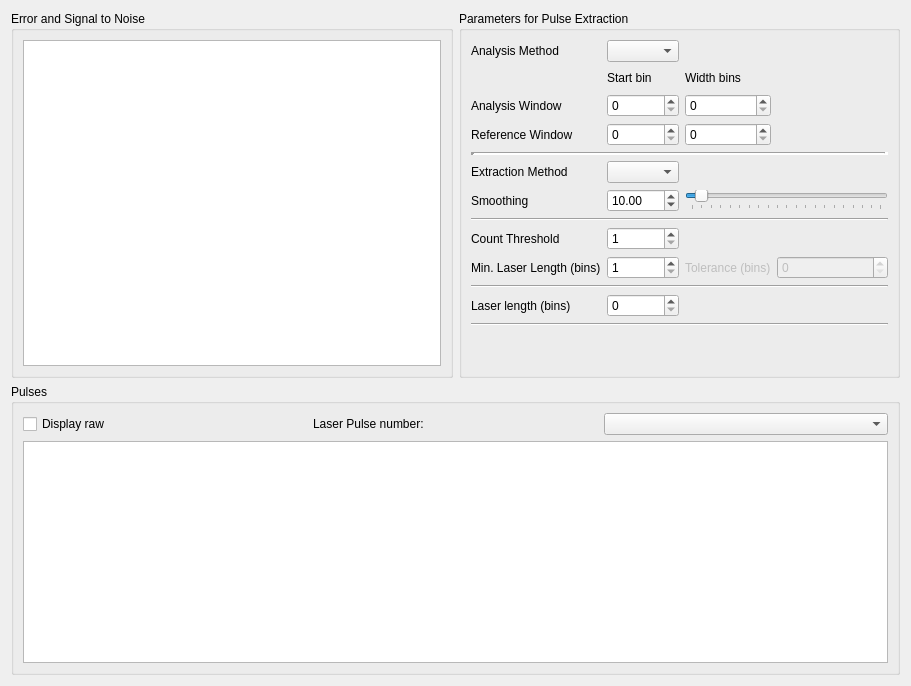
<?xml version="1.0" encoding="UTF-8"?>
<ui version="4.0">
 <class>pe</class>
 <widget class="QWidget" name="pe">
  <property name="geometry">
   <rect>
    <x>0</x>
    <y>0</y>
    <width>911</width>
    <height>686</height>
   </rect>
  </property>
  <property name="windowTitle">
   <string>Form</string>
  </property>
  <layout class="QGridLayout" name="gridLayout">
   <item row="0" column="0">
    <widget class="QGroupBox" name="groupBox_11">
     <property name="title">
      <string>Error and Signal to Noise</string>
     </property>
     <layout class="QGridLayout" name="gridLayout_27">
      <item row="0" column="0">
       <layout class="QGridLayout" name="gridLayout_22">
        <item row="0" column="0">
         <widget class="PlotWidget" name="measuring_error_PlotWidget"/>
        </item>
       </layout>
      </item>
     </layout>
    </widget>
   </item>
   <item row="0" column="1">
    <widget class="QGroupBox" name="groupBox_14">
     <property name="title">
      <string>Parameters for Pulse Extraction</string>
     </property>
     <layout class="QGridLayout" name="gridLayout_34">
      <item row="0" column="1">
       <layout class="QGridLayout" name="gridLayout_33">
        <item row="1" column="2">
         <widget class="QLabel" name="label_31">
          <property name="text">
           <string>Width bins</string>
          </property>
         </widget>
        </item>
        <item row="2" column="1">
         <widget class="QSpinBox" name="extract_param_ana_window_start_SpinBox">
          <property name="maximum">
           <number>10000000</number>
          </property>
         </widget>
        </item>
        <item row="8" column="1">
         <widget class="QSpinBox" name="extract_param_threshold_SpinBox">
          <property name="minimum">
           <number>1</number>
          </property>
          <property name="maximum">
           <number>999999999</number>
          </property>
         </widget>
        </item>
        <item row="9" column="2">
         <widget class="QLabel" name="label_3">
          <property name="enabled">
           <bool>false</bool>
          </property>
          <property name="text">
           <string>Tolerance (bins)</string>
          </property>
         </widget>
        </item>
        <item row="2" column="0">
         <widget class="QLabel" name="label_36">
          <property name="text">
           <string>Analysis Window</string>
          </property>
         </widget>
        </item>
        <item row="3" column="0">
         <widget class="QLabel" name="label_37">
          <property name="text">
           <string>Reference Window</string>
          </property>
         </widget>
        </item>
        <item row="5" column="0">
         <widget class="QLabel" name="label_4">
          <property name="text">
           <string>Extraction Method</string>
          </property>
         </widget>
        </item>
        <item row="10" column="0" colspan="4">
         <widget class="Line" name="line_3">
          <property name="orientation">
           <enum>Qt::Horizontal</enum>
          </property>
         </widget>
        </item>
        <item row="9" column="0">
         <widget class="QLabel" name="label_2">
          <property name="text">
           <string>Min. Laser Length (bins)</string>
          </property>
         </widget>
        </item>
        <item row="9" column="3">
         <widget class="QSpinBox" name="extract_param_tolerance_SpinBox">
          <property name="enabled">
           <bool>false</bool>
          </property>
          <property name="maximum">
           <number>999999999</number>
          </property>
         </widget>
        </item>
        <item row="13" column="1">
         <spacer name="verticalSpacer_3">
          <property name="orientation">
           <enum>Qt::Vertical</enum>
          </property>
          <property name="sizeHint" stdset="0">
           <size>
            <width>20</width>
            <height>40</height>
           </size>
          </property>
         </spacer>
        </item>
        <item row="7" column="0" colspan="4">
         <widget class="Line" name="line_2">
          <property name="orientation">
           <enum>Qt::Horizontal</enum>
          </property>
         </widget>
        </item>
        <item row="9" column="1">
         <widget class="QSpinBox" name="extract_param_min_laser_length_SpinBox">
          <property name="minimum">
           <number>1</number>
          </property>
          <property name="maximum">
           <number>999999999</number>
          </property>
         </widget>
        </item>
        <item row="0" column="0">
         <widget class="QLabel" name="label_6">
          <property name="text">
           <string>Analysis Method</string>
          </property>
         </widget>
        </item>
        <item row="4" column="0" colspan="4">
         <widget class="Line" name="line">
          <property name="lineWidth">
           <number>4</number>
          </property>
          <property name="orientation">
           <enum>Qt::Horizontal</enum>
          </property>
         </widget>
        </item>
        <item row="6" column="0">
         <widget class="QLabel" name="label_18">
          <property name="text">
           <string>Smoothing</string>
          </property>
         </widget>
        </item>
        <item row="3" column="2">
         <widget class="QSpinBox" name="extract_param_ref_window_width_SpinBox">
          <property name="maximum">
           <number>10000000</number>
          </property>
         </widget>
        </item>
        <item row="5" column="1">
         <widget class="QComboBox" name="extract_param_extraction_method_comboBox"/>
        </item>
        <item row="3" column="1">
         <widget class="QSpinBox" name="extract_param_ref_window_start_SpinBox">
          <property name="maximum">
           <number>10000000</number>
          </property>
         </widget>
        </item>
        <item row="1" column="1">
         <widget class="QLabel" name="label_30">
          <property name="text">
           <string>Start bin</string>
          </property>
         </widget>
        </item>
        <item row="6" column="1">
         <widget class="QDoubleSpinBox" name="extract_param_conv_std_dev_DSpinBox">
          <property name="minimum">
           <double>1.000000000000000</double>
          </property>
          <property name="maximum">
           <double>200.000000000000000</double>
          </property>
          <property name="value">
           <double>10.000000000000000</double>
          </property>
         </widget>
        </item>
        <item row="8" column="0">
         <widget class="QLabel" name="label">
          <property name="text">
           <string>Count Threshold</string>
          </property>
         </widget>
        </item>
        <item row="1" column="3">
         <spacer name="horizontalSpacer_2">
          <property name="orientation">
           <enum>Qt::Horizontal</enum>
          </property>
          <property name="sizeHint" stdset="0">
           <size>
            <width>40</width>
            <height>20</height>
           </size>
          </property>
         </spacer>
        </item>
        <item row="6" column="2" colspan="2">
         <widget class="QSlider" name="extract_param_conv_std_dev_slider">
          <property name="minimum">
           <number>1</number>
          </property>
          <property name="maximum">
           <number>200</number>
          </property>
          <property name="value">
           <number>10</number>
          </property>
          <property name="orientation">
           <enum>Qt::Horizontal</enum>
          </property>
          <property name="tickPosition">
           <enum>QSlider::TicksBelow</enum>
          </property>
          <property name="tickInterval">
           <number>10</number>
          </property>
         </widget>
        </item>
        <item row="0" column="1">
         <widget class="QComboBox" name="extract_param_analysis_method_comboBox"/>
        </item>
        <item row="2" column="2">
         <widget class="QSpinBox" name="extract_param_ana_window_width_SpinBox">
          <property name="maximum">
           <number>10000000</number>
          </property>
         </widget>
        </item>
        <item row="11" column="0">
         <widget class="QLabel" name="label_5">
          <property name="text">
           <string>Laser length (bins)</string>
          </property>
         </widget>
        </item>
        <item row="11" column="1">
         <widget class="QSpinBox" name="extract_param_laserlength_SpinBox"/>
        </item>
        <item row="12" column="0" colspan="4">
         <widget class="Line" name="line_4">
          <property name="orientation">
           <enum>Qt::Horizontal</enum>
          </property>
         </widget>
        </item>
       </layout>
      </item>
     </layout>
    </widget>
   </item>
   <item row="1" column="0" colspan="2">
    <widget class="QGroupBox" name="groupBox_13">
     <property name="title">
      <string>Pulses</string>
     </property>
     <layout class="QGridLayout" name="gridLayout_32">
      <item row="0" column="0">
       <layout class="QGridLayout" name="gridLayout_31">
        <item row="0" column="2">
         <widget class="QComboBox" name="laserpulses_ComboBox"/>
        </item>
        <item row="0" column="1">
         <widget class="QLabel" name="label_38">
          <property name="text">
           <string>Laser Pulse number:</string>
          </property>
         </widget>
        </item>
        <item row="0" column="0">
         <widget class="QCheckBox" name="laserpulses_display_raw_CheckBox">
          <property name="enabled">
           <bool>true</bool>
          </property>
          <property name="text">
           <string>Display raw</string>
          </property>
         </widget>
        </item>
        <item row="1" column="0" colspan="3">
         <widget class="PlotWidget" name="laserpulses_PlotWidget"/>
        </item>
       </layout>
      </item>
     </layout>
    </widget>
   </item>
  </layout>
 </widget>
 <customwidgets>
  <customwidget>
   <class>PlotWidget</class>
   <extends>QGraphicsView</extends>
   <header>pyqtgraph</header>
  </customwidget>
 </customwidgets>
 <resources/>
 <connections/>
</ui>
